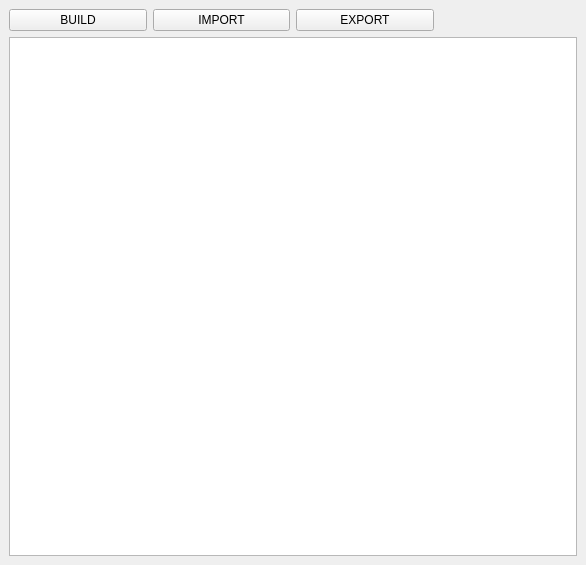
<?xml version="1.0" encoding="UTF-8"?>
<ui version="4.0">
 <class>editor</class>
 <widget class="QMainWindow" name="editor">
  <property name="geometry">
   <rect>
    <x>0</x>
    <y>0</y>
    <width>586</width>
    <height>565</height>
   </rect>
  </property>
  <property name="windowTitle">
   <string>MainWindow</string>
  </property>
  <widget class="QWidget" name="centralwidget">
   <layout class="QGridLayout" name="gridLayout">
    <item row="0" column="0">
     <widget class="QPushButton" name="build">
      <property name="text">
       <string>BUILD</string>
      </property>
      <property name="shortcut">
       <string>F9</string>
      </property>
     </widget>
    </item>
    <item row="0" column="1">
     <widget class="QPushButton" name="import_2">
      <property name="text">
       <string>IMPORT</string>
      </property>
      <property name="shortcut">
       <string>Ctrl+W</string>
      </property>
     </widget>
    </item>
    <item row="0" column="2">
     <widget class="QPushButton" name="export_2">
      <property name="text">
       <string>EXPORT</string>
      </property>
      <property name="shortcut">
       <string>Ctrl+S</string>
      </property>
     </widget>
    </item>
    <item row="1" column="0" colspan="4">
     <widget class="QPlainTextEdit" name="input">
      <property name="plainText">
       <string/>
      </property>
     </widget>
    </item>
   </layout>
  </widget>
 </widget>
 <resources/>
 <connections/>
</ui>
